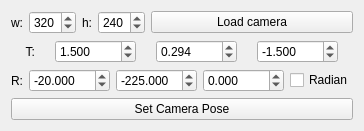
     <widget class="QWidget" name="tab_3">
      <attribute name="title">
       <string>Camera</string>
      </attribute>
      <layout class="QVBoxLayout" name="verticalLayout_3">
       <item>
        <layout class="QHBoxLayout" name="horizontalLayout_8">
         <item>
          <widget class="QLabel" name="label_17">
           <property name="sizePolicy">
            <sizepolicy hsizetype="Fixed" vsizetype="Preferred">
             <horstretch>0</horstretch>
             <verstretch>0</verstretch>
            </sizepolicy>
           </property>
           <property name="text">
            <string>w:</string>
           </property>
           <property name="alignment">
            <set>Qt::AlignRight|Qt::AlignTrailing|Qt::AlignVCenter</set>
           </property>
          </widget>
         </item>
         <item>
          <widget class="QSpinBox" name="sbCamWidth">
           <property name="sizePolicy">
            <sizepolicy hsizetype="Fixed" vsizetype="Fixed">
             <horstretch>0</horstretch>
             <verstretch>0</verstretch>
            </sizepolicy>
           </property>
           <property name="maximum">
            <number>999</number>
           </property>
           <property name="value">
            <number>320</number>
           </property>
          </widget>
         </item>
         <item>
          <widget class="QLabel" name="label_20">
           <property name="sizePolicy">
            <sizepolicy hsizetype="Fixed" vsizetype="Preferred">
             <horstretch>0</horstretch>
             <verstretch>0</verstretch>
            </sizepolicy>
           </property>
           <property name="text">
            <string>h:</string>
           </property>
           <property name="alignment">
            <set>Qt::AlignRight|Qt::AlignTrailing|Qt::AlignVCenter</set>
           </property>
          </widget>
         </item>
         <item>
          <widget class="QSpinBox" name="sbCamHeight">
           <property name="sizePolicy">
            <sizepolicy hsizetype="Fixed" vsizetype="Fixed">
             <horstretch>0</horstretch>
             <verstretch>0</verstretch>
            </sizepolicy>
           </property>
           <property name="maximum">
            <number>999</number>
           </property>
           <property name="value">
            <number>240</number>
           </property>
          </widget>
         </item>
         <item>
          <widget class="QPushButton" name="pbLoadCamera">
           <property name="text">
            <string>Load camera</string>
           </property>
          </widget>
         </item>
        </layout>
       </item>
       <item>
        <layout class="QHBoxLayout" name="horizontalLayout_11">
         <item>
          <widget class="QLabel" name="label_18">
           <property name="sizePolicy">
            <sizepolicy hsizetype="Fixed" vsizetype="Preferred">
             <horstretch>0</horstretch>
             <verstretch>0</verstretch>
            </sizepolicy>
           </property>
           <property name="text">
            <string>T:</string>
           </property>
           <property name="alignment">
            <set>Qt::AlignRight|Qt::AlignTrailing|Qt::AlignVCenter</set>
           </property>
          </widget>
         </item>
         <item>
          <widget class="QDoubleSpinBox" name="dsbCamTx">
           <property name="sizePolicy">
            <sizepolicy hsizetype="Fixed" vsizetype="Fixed">
             <horstretch>0</horstretch>
             <verstretch>0</verstretch>
            </sizepolicy>
           </property>
           <property name="decimals">
            <number>3</number>
           </property>
           <property name="minimum">
            <double>-9999.989999999999782</double>
           </property>
           <property name="maximum">
            <double>9999.989999999999782</double>
           </property>
           <property name="value">
            <double>1.500000000000000</double>
           </property>
          </widget>
         </item>
         <item>
          <widget class="QDoubleSpinBox" name="dsbCamTy">
           <property name="sizePolicy">
            <sizepolicy hsizetype="Fixed" vsizetype="Fixed">
             <horstretch>0</horstretch>
             <verstretch>0</verstretch>
            </sizepolicy>
           </property>
           <property name="decimals">
            <number>3</number>
           </property>
           <property name="minimum">
            <double>-9999.989999999999782</double>
           </property>
           <property name="maximum">
            <double>9999.989999999999782</double>
           </property>
           <property name="value">
            <double>0.294000000000000</double>
           </property>
          </widget>
         </item>
         <item>
          <widget class="QDoubleSpinBox" name="dsbCamTz">
           <property name="sizePolicy">
            <sizepolicy hsizetype="Fixed" vsizetype="Fixed">
             <horstretch>0</horstretch>
             <verstretch>0</verstretch>
            </sizepolicy>
           </property>
           <property name="decimals">
            <number>3</number>
           </property>
           <property name="minimum">
            <double>-9999.989999999999782</double>
           </property>
           <property name="maximum">
            <double>9999.989999999999782</double>
           </property>
           <property name="value">
            <double>-1.500000000000000</double>
           </property>
          </widget>
         </item>
        </layout>
       </item>
       <item>
        <layout class="QHBoxLayout" name="horizontalLayout_12">
         <item>
          <widget class="QLabel" name="label_19">
           <property name="sizePolicy">
            <sizepolicy hsizetype="Fixed" vsizetype="Preferred">
             <horstretch>0</horstretch>
             <verstretch>0</verstretch>
            </sizepolicy>
           </property>
           <property name="text">
            <string>R:</string>
           </property>
           <property name="alignment">
            <set>Qt::AlignRight|Qt::AlignTrailing|Qt::AlignVCenter</set>
           </property>
          </widget>
         </item>
         <item>
          <widget class="QDoubleSpinBox" name="dsbCamRx">
           <property name="sizePolicy">
            <sizepolicy hsizetype="Fixed" vsizetype="Fixed">
             <horstretch>0</horstretch>
             <verstretch>0</verstretch>
            </sizepolicy>
           </property>
           <property name="decimals">
            <number>3</number>
           </property>
           <property name="minimum">
            <double>-9999.989999999999782</double>
           </property>
           <property name="maximum">
            <double>9999.989999999999782</double>
           </property>
           <property name="value">
            <double>-20.000000000000000</double>
           </property>
          </widget>
         </item>
         <item>
          <widget class="QDoubleSpinBox" name="dsbCamRy">
           <property name="sizePolicy">
            <sizepolicy hsizetype="Fixed" vsizetype="Fixed">
             <horstretch>0</horstretch>
             <verstretch>0</verstretch>
            </sizepolicy>
           </property>
           <property name="decimals">
            <number>3</number>
           </property>
           <property name="minimum">
            <double>-9999.989999999999782</double>
           </property>
           <property name="maximum">
            <double>9999.989999999999782</double>
           </property>
           <property name="value">
            <double>-225.000000000000000</double>
           </property>
          </widget>
         </item>
         <item>
          <widget class="QDoubleSpinBox" name="dsbCamRz">
           <property name="sizePolicy">
            <sizepolicy hsizetype="Fixed" vsizetype="Fixed">
             <horstretch>0</horstretch>
             <verstretch>0</verstretch>
            </sizepolicy>
           </property>
           <property name="decimals">
            <number>3</number>
           </property>
           <property name="minimum">
            <double>-9999.989999999999782</double>
           </property>
           <property name="maximum">
            <double>9999.989999999999782</double>
           </property>
          </widget>
         </item>
         <item>
          <widget class="QCheckBox" name="cbCamRRadian">
           <property name="sizePolicy">
            <sizepolicy hsizetype="Fixed" vsizetype="Fixed">
             <horstretch>0</horstretch>
             <verstretch>0</verstretch>
            </sizepolicy>
           </property>
           <property name="text">
            <string>Radian</string>
           </property>
          </widget>
         </item>
        </layout>
       </item>
       <item>
        <widget class="QPushButton" name="pbSetCameraPose">
         <property name="text">
          <string>Set Camera Pose</string>
         </property>
        </widget>
       </item>
      </layout>
     </widget>
